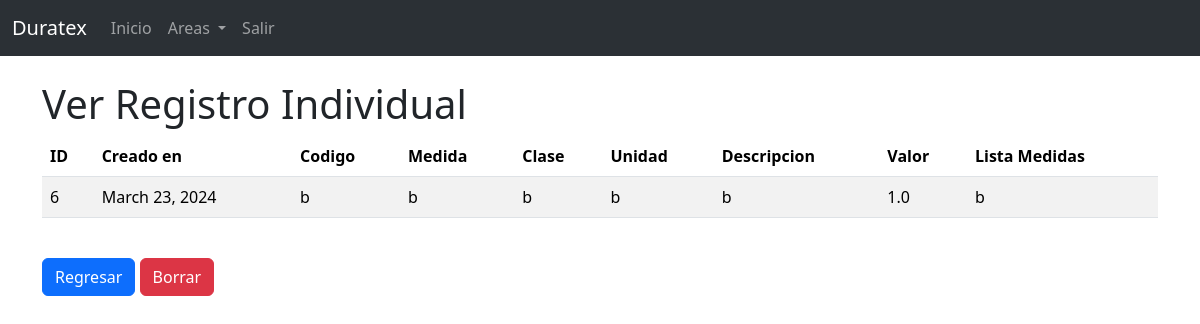
Page /inventarios/registros/6 (signed in) on the committed database.
### sfcs/models.py (models this page shows, shortened)
class Almacen(models.Model):
    creado_en = models.DateField(auto_now_add=True)
    codigo = models.CharField(max_length=100)
    medida = models.CharField(max_length=100)
    clase = models.CharField(max_length=100)
    unidad = models.CharField(max_length=100)
    descripcion = models.CharField(max_length=150)
    valor = models.FloatField(max_length=15)
    lista_medidas = models.CharField(max_length=100)

### sfcs/views.py (the view)
# urls.py: path('inventarios/registros/<int:pk>', views.inventarios_ver_registro, name='inventarios_registro'),
def inventarios_ver_registro(request, pk):
    if request.user.is_authenticated:
        registro = Almacen.objects.get(id=pk)
    else:
        messages.error(request, "Debes de iniciar sesion!")
        print ("no ha iniciado sesion para ver esa pagina")
        return redirect('home')
    return render(request, 'inventarios/ver_registro.html', {'registro': registro})

### sfcs/templates/inventarios/ver_registro.html (shortened to what this page needs)
{% extends 'base.html' %}
{% block content %}
{% if user.is_authenticated %}
<h1>Ver Registro Individual</h1>
{% if registro %}
<table class="table table-striped table-hover">
  <thead>
    <tr>
      <th scope="col">ID</th>
      <th scope="col">Creado en</th>
      <th scope="col">Codigo</th>
      <th scope="col">Medida</th>
      <th scope="col">Clase</th>
      <th scope="col">Unidad</th>
      <th scope="col">Descripcion</th>
      <th scope="col">Valor</th>
      <th scope="col">Lista Medidas</th>
    </tr>
  </thead>
  <tbody>
    <tr>
      <td>{{ registro.id }}</td>
      <td>{{ registro.creado_en }}</td>
      <td>{{ registro.codigo }}</td>
      <td>{{ registro.medida }}</td>
      <td>{{ registro.clase }}</td>
      <td>{{ registro.unidad }}</td>
      <td>{{ registro.descripcion }}</td>
      <td>{{ registro.valor }}</td>
      <td>{{ registro.lista_medidas }}</td>
    </tr>
  </tbody>
</table>
<br/>
<a href="javascript:history.back()" class="btn btn-primary">Regresar</a> <a href="#" onclick="if(confirm('Realmente quiere borrar el registro?')){window.location.href='{% url 'inventarios_borrar_registro' registro.id %}'}else{return false;}" class="btn btn-danger">Borrar</a>
{% endif %}
{% endif %}
{% endblock %}

### rows in the picture
Almacen: id "6", creado_en "March 23, 2024", codigo "b", medida "b", clase "b", unidad "b", descripcion "b", valor "1.0", lista_medidas "b"
